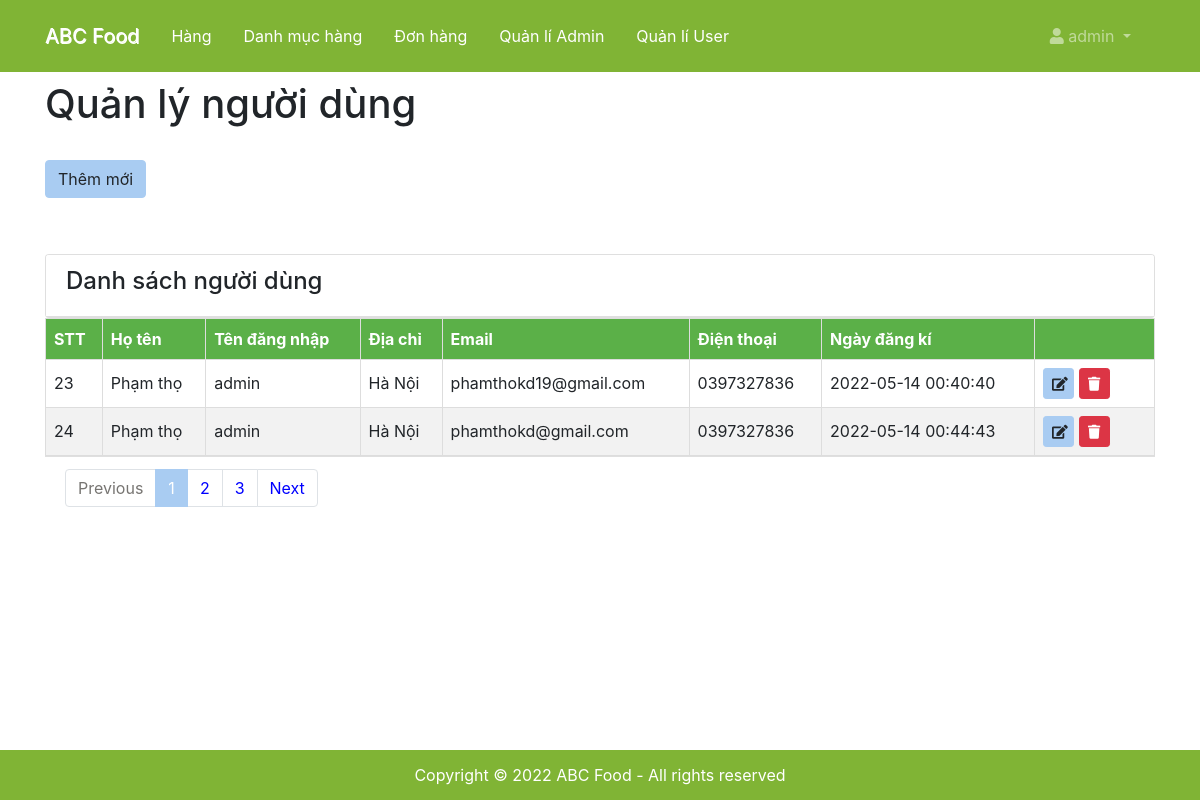
/admin/employee/manage_user.php (signed in), run on the app's committed database.
### tables this page shows
CREATE TABLE `user` (
  `id` int(11) NOT NULL,
  `fisrt_name` varchar(50) NOT NULL,
  `last_name` varchar(50) NOT NULL,
  `username` varchar(50) NOT NULL,
  `registration_date` datetime NOT NULL DEFAULT current_timestamp(),
  `email` varchar(50) NOT NULL,
  `phone` varchar(30) NOT NULL,
  `address` text NOT NULL,
  `pass` varchar(50) NOT NULL
);

### admin/data/user_list.php (called while the page is built)
<?php
include("../../configs/database.php");
$sql = "SELECT * from user";
$user_list = mysqli_query($conn, $sql);

### admin/employee/manage_user.php (the view, shortened to what this page needs)
<!DOCTYPE html>
<html lang="en">
<?php include('../shared/header.php') ?>
<body>
  <?php include('../shared/menu.php') ?>
  <header id="main-header" class="py-2">
    <div class="container">
      <div class="row">
        <div class="col-md-6">
          <h1>Quản lý người dùng</h1>
        </div>
      </div>
    </div>
    <section id="actions" class="py-4 mb-4">
      <div class="container">
        <div class="row">
          <div class="col-md-8">
            <a href="../controllers/add-user.php" class="btn btn-primary">Thêm mới</a>
          </div>
        </div>
      </div>
    </section>
  </header>
  <section id="posts">
    <div class="container">
      <div class="row">
        <div class="col-md-12">
          <div class="card">
            <div class="card-header">
              <div class="row">
                <h4 class="col-md-6">Danh sách người dùng</h4>
                <div class="dropdown ml-auto col-md-3">
                </div>
              </div>
            </div>
          </div>
          <table>
            <thead class="bg-dark">
              <tr>
                <th>STT</th>
                <th>Họ tên</th>
                <th>Tên đăng nhập</th>
                <th>Địa chỉ</th>
                <th>Email</th>
                <th>Điện thoại</th>
                <th>Ngày đăng kí</th>
                <th style="width: 120px;"></th>
              </tr>
            </thead>
            <tbody class>
              <?php include('../data/user_list.php') ?>
              <?php foreach ($user_list as $user) {
                echo '<tr>
                  <td >' . $user['id'] . '</td>
                  <td >' . $user['fisrt_name'].' '.  $user['last_name'] . '</td>
                  <td >' . $user['username']. '</td>
                  <td >' . $user['address']. '</td>
                  <td >' . $user['email']. '</td>
                  <td >' . $user['phone']. '</td>
                  <td >' . $user['registration_date']. '</td>
                  <td>
                  <a href="../controllers/update-user.php?id='.$user['id'].'" class="btn btn-primary btn-sm">
                    <i class="fas fa-edit"></i>
                  </a>
                  <a href="../controllers/delete-user.php?id='.$user['id'].'" class="btn btn-danger btn-sm">
                    <i class="fas fa-trash"></i>
                  </a>
                  </td>
                </tr>';
              } ?>
            </tbody>
          </table>
          <div class="card-footer">
            <ul class="pagination">
              <li class="page-item disabled"><a class="page-link" href="#">Previous</a></li>
              <li class="page-item active"><a class="page-link" href="#">1</a></li>
              <li class="page-item"><a class="page-link" href="#">2</a></li>
              <li class="page-item"><a class="page-link" href="#">3</a></li>
              <li class="page-item"><a class="page-link" href="#">Next</a></li>
            </ul>
          </div>
        </div>
      </div>
    </div>
  </section>
  <div style="height: 100px;"></div>
  <?php include('../shared/footer.php') ?>
</body>
</html>

### admin/assets/css/all.css (style rules this page uses)
.fa,.fab,.fal,.far,.fas { -moz-osx-font-smoothing:grayscale;-webkit-font-smoothing:antialiased;display:inline-block;font-style:normal;font-variant:normal;text-rendering:auto;line-height:1 }
.fa-edit:before { content:"\f044" }
.fa-trash:before { content:"\f1f8" }
.fa,.far,.fas { font-family:Font Awesome\ 5 Free }
.fa,.fas { font-weight:900 }

### admin/assets/css/style.css (style rules this page uses)
table { border-collapse: collapse; width: 100%; }
table th { padding-top: 12px; padding-bottom: 12px; text-align: left; background-color: rgba(76, 175, 80, 0.7); color: white; }
table td, table th { border: 1px solid #ddd; padding: 8px; }
table tr:nth-child(even) { background-color: #f2f2f2; }
.page-link { color: blue; }
#main-header, #content { position: relative; }
table a { width: 31px; height: 31px; }
.card-header, .card-footer { background: white; }

### data on the page
user: id "23", fisrt_name "Phạm", last_name "thọ", username "admin", address "Hà Nội", email "phamthokd19@gmail.com", phone "0397327836", registration_date "2022-05-14 00:40:40"
user: id "24", fisrt_name "Phạm", last_name "thọ", username "admin", address "Hà Nội", email "phamthokd@gmail.com", phone "0397327836", registration_date "2022-05-14 00:44:43"

### other printed values
$_SESSION['username'] "admin"
